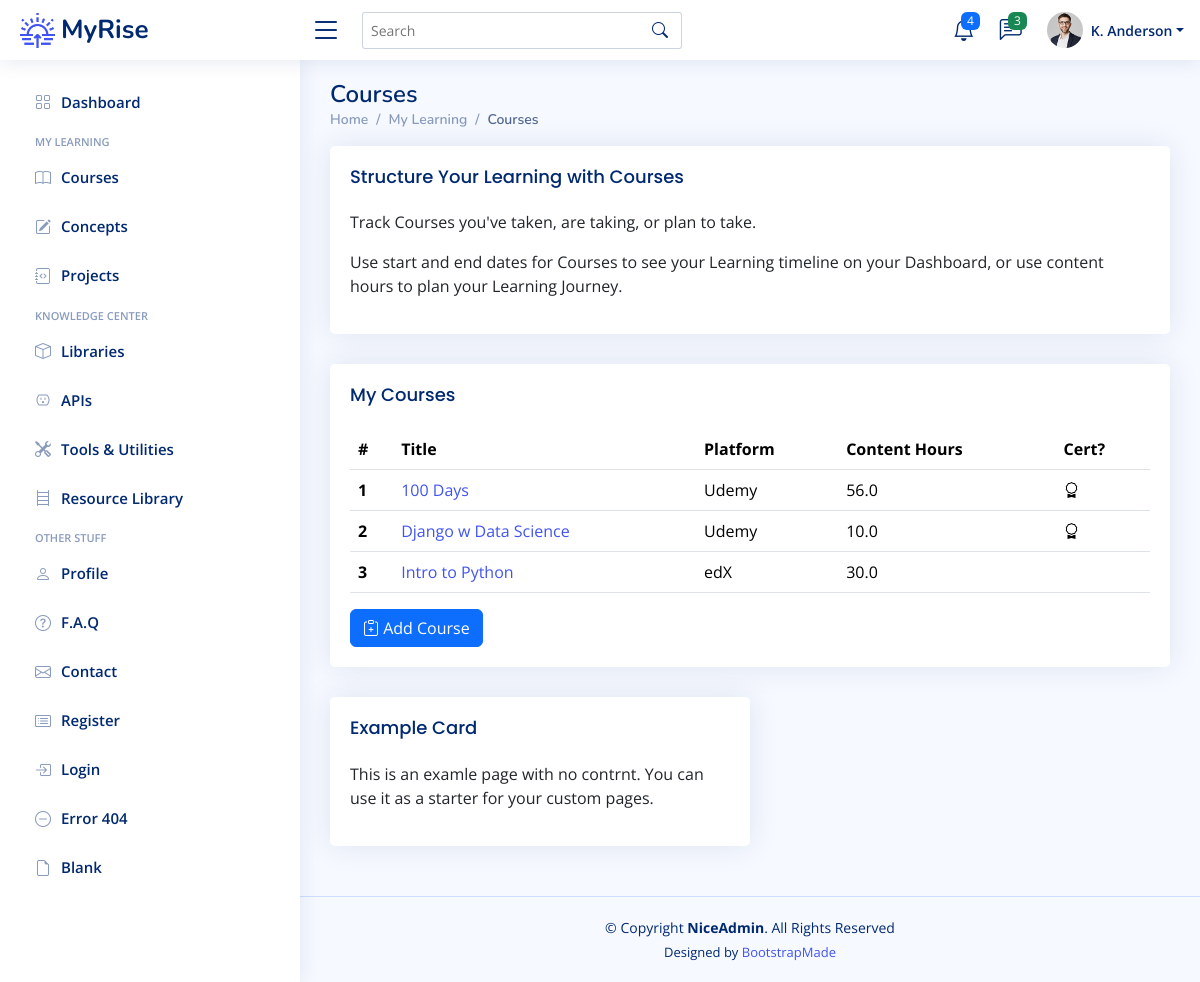
The app's page /courses, older data.
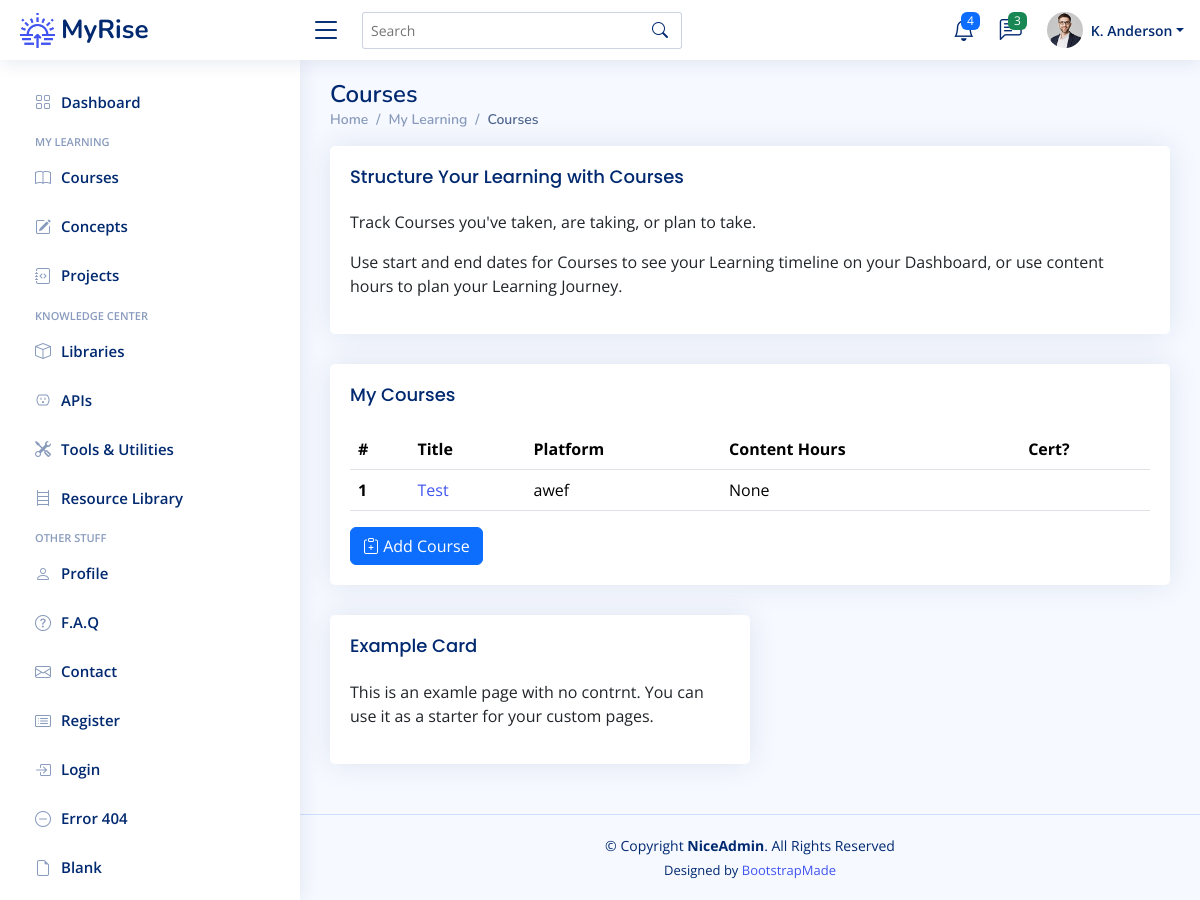
The same page, newer data.
### app/models.py (models this page shows)
class Course(db.Model):
    __tablename__ = "courses"
    id: Mapped[int] = mapped_column(Integer, primary_key=True)
    title: Mapped[str] = mapped_column(String(100), unique=True)
    platform: Mapped[str] = mapped_column(String(100))
    url: Mapped[str] = mapped_column(String(250), nullable=True)
    instructor: Mapped[str] = mapped_column(String(100))
    start: Mapped[datetime.date] = mapped_column(Date, nullable=True)
    complete: Mapped[datetime.date] = mapped_column(Date, nullable=True)
    content_hours: Mapped[float] = mapped_column(nullable=True)
    has_cert: Mapped[bool] = mapped_column(Boolean)
    date_added: Mapped[datetime.date] = mapped_column(Date, nullable=False)
    projects: Mapped[List["Project"]] = relationship(back_populates="course")

### app/routes.py (the view)
@app.route('/courses')
def courses_page():
    get_courses = db.session.execute(db.select(Course)).scalars().all()
    courses = [course for course in get_courses]
    return render_template('courses.html', courses=courses)

### app/templates/courses.html (shortened to what this page needs)
{% extends 'base.html' %}
{% from 'bootstrap5/form.html' import render_form %}
{% block content %}
	<main id="main" class="main">
    <div class="pagetitle">
      <h1>Courses</h1>
      <nav>
        <ol class="breadcrumb">
          <li class="breadcrumb-item"><a href="index.html">Home</a></li>
          <li class="breadcrumb-item">My Learning</li>
          <li class="breadcrumb-item active">Courses</li>
        </ol>
      </nav>
    </div>
	  <div class="card">
		<div class="card-body">
		  <h5 class="card-title">Structure Your Learning with Courses</h5>
		  <p>Track Courses you've taken, are taking, or plan to take.</p>
		  <p>Use start and end dates for Courses to see your Learning timeline on your Dashboard, or use content hours to plan your Learning Journey.</p>
		</div>
	  </div>
	 <div class="card">
		<div class="card-body">
		  <h5 class="card-title">My Courses</h5>
		  <table class="table table-hover">
			<thead>
			  <tr>
			    <th scope="col">#</th>
				<th scope="col">Title</th>
				<th scope="col">Platform</th>
				<th scope="col">Content Hours</th>
				<th scope="col">Cert?</th>
			  </tr>
			</thead>
			<tbody>
			{% for course in courses %}
			  <tr>
				<th scope="row">{{ course.id }}</th>
			  	<td><a href="{{ url_for('course_detail', num=course.id ) }}">{{ course.title }}</a></td>
				<td>{{ course.platform }}</td>
				<td>{{ course.content_hours }}</td>
				  {% if course.has_cert %}
				<td><i class="bi bi-award"></i></td>
				  {% else %}
				  <td></td>
				  {% endif %}
			  </tr>
			{% endfor %}
			</tbody>
		  </table>
			<a href="{{ url_for('add_new_course') }}">
		  <button type="button" class="btn btn-primary"><i class="bi bi-clipboard-plus"></i> Add Course</button>
			</a>
		</div>
	 </div>
    <section class="section">
        <div class="col-lg-6">
          <div class="card">
            <div class="card-body">
              <h5 class="card-title">Example Card</h5>
              <p>This is an examle page with no contrnt. You can use it as a starter for your custom pages.</p>
            </div>
          </div>
        </div>
    </section>
	</main>
{% endblock %}

### app/templates/base.html (shortened to what this page needs)
<!doctype html>
<html lang="en">
  <head>
	  {% block styles %}
		<link href="https://cdn.jsdelivr.net/npm/bootstrap@5.3.3/dist/css/bootstrap.min.css" rel="stylesheet">
	  	<link href="{{ url_for('static', filename='vendor/bootstrap/css/bootstrap.min.css') }}" rel="stylesheet">
	  	<link href="{{ url_for('static', filename='vendor/bootstrap-icons/bootstrap-icons.css') }}" rel="stylesheet">
	  	<link href="{{ url_for('static', filename='vendor/boxicons/css/boxicons.min.css') }}" rel="stylesheet">
	  	<link href="{{ url_for('static', filename='vendor/quill/quill.snow.css') }}" rel="stylesheet">
	  	<link href="{{ url_for('static', filename='vendor/quill/quill.bubble.css') }}" rel="stylesheet">
	  	<link href="{{ url_for('static', filename='vendor/remixicon/remixicon.css') }}" rel="stylesheet">
	  	<link href="{{ url_for('static', filename='vendor/simple-datatables/style.css') }}" rel="stylesheet">
	  	<link href="{{ url_for('static', filename='css/style.css' ) }}" rel="stylesheet">
    	{% endblock %}
  </head>
  <body>
  	{% include "heading.html" %}
    {% block content %}{% endblock %}
	{% include 'footer.html' %}
  </body>
</html>

### app/templates/heading.html (shortened to what this page needs)
{% from 'bootstrap5/nav.html' import render_nav_item %}
{% from 'bootstrap5/form.html' import render_form %}
  <header id="header" class="header fixed-top d-flex align-items-center">
    <div class="d-flex align-items-center justify-content-between">
      <a href="{{ url_for('home') }}" class="logo d-flex align-items-center">
        <img src="{{ url_for('static', filename='img/logo.png') }}" alt="sun-rise">
        <span class="d-none d-lg-block">MyRise</span>
      </a>
      <i class="bi bi-list toggle-sidebar-btn"></i>
    </div>
    <div class="search-bar">
      <form class="search-form d-flex align-items-center" method="POST" action="#">
        <input type="text" name="query" placeholder="Search" title="Enter search keyword">
        <button type="submit" title="Search"><i class="bi bi-search"></i></button>
      </form>
    </div>
    <nav class="header-nav ms-auto">
      <ul class="d-flex align-items-center">
        <li class="nav-item dropdown">
          <a class="nav-link nav-icon" href="#" data-bs-toggle="dropdown">
            <i class="bi bi-bell"></i>
            <span class="badge bg-primary badge-number">4</span>
          </a>
        </li>
        <li class="nav-item dropdown">
          <a class="nav-link nav-icon" href="#" data-bs-toggle="dropdown">
            <i class="bi bi-chat-left-text"></i>
            <span class="badge bg-success badge-number">3</span>
          </a>
        </li>
        <li class="nav-item dropdown pe-3">
          <a class="nav-link nav-profile d-flex align-items-center pe-0" href="#" data-bs-toggle="dropdown">
            <img src="{{ url_for('static', filename='img/profile-img.jpg') }}" alt="Profile" class="rounded-circle">
            <span class="d-none d-md-block dropdown-toggle ps-2">K. Anderson</span>
          </a>
        </li>
      </ul>
    </nav>
  </header>
  <aside id="sidebar" class="sidebar">
    <ul class="sidebar-nav" id="sidebar-nav">
      <li class="nav-item">
        <a class="nav-link collapsed" href="{{ url_for('home') }}">
          <i class="bi bi-grid"></i>
          <span>Dashboard</span>
        </a>
      </li>
<li class="nav-heading">My Learning</li>
	  <li class="nav-item">
        <a class="nav-link collapsed" href="{{ url_for('courses_page') }}">
          <i class="bi bi-book"></i>
          <span>Courses</span>
        </a>
      </li>
	  <li class="nav-item">
        <a class="nav-link collapsed" href="{{ url_for('concepts_page') }}">
          <i class="bi bi-pencil-square"></i>
          <span>Concepts</span>
        </a>
      </li>
	  <li class="nav-item">
        <a class="nav-link collapsed" href="{{ url_for('projects_page') }}">
          <i class="bi bi-journal-code"></i>
          <span>Projects</span>
        </a>
      </li>
<li class="nav-heading">Knowledge Center</li>
	  <li class="nav-item">
        <a class="nav-link collapsed" href="{{ url_for('libraries_page') }}">
          <i class="bi bi-box"></i>
          <span>Libraries</span>
        </a>
      </li>
	  <li class="nav-item">
        <a class="nav-link collapsed" href="{{ url_for('apis_page') }}">
          <i class="bi bi-outlet"></i>
          <span>APIs</span>
        </a>
      </li>
	  <li class="nav-item">
        <a class="nav-link collapsed" href="{{ url_for('tools_page') }}">
          <i class="bi bi-tools"></i>
          <span>Tools & Utilities</span>
        </a>
      </li>
	  <li class="nav-item">
        <a class="nav-link collapsed" href="{{ url_for('resources_page') }}">
          <i class="bi bi-bookshelf"></i>
          <span>Resource Library</span>
        </a>
      </li>
	<li class="nav-heading">Other Stuff</li>
      <li class="nav-item">
        <a class="nav-link collapsed" href="users-profile.html">
          <i class="bi bi-person"></i>
          <span>Profile</span>
        </a>
      </li>
      <li class="nav-item">
        <a class="nav-link collapsed" href="pages-faq.html">
          <i class="bi bi-question-circle"></i>
          <span>F.A.Q</span>
        </a>
	  </li>
      <li class="nav-item">
        <a class="nav-link collapsed" href="pages-contact.html">
          <i class="bi bi-envelope"></i>
          <span>Contact</span>
        </a>
      </li>
      <li class="nav-item">
        <a class="nav-link collapsed" href="pages-register.html">
          <i class="bi bi-card-list"></i>
          <span>Register</span>
        </a>
      </li>
      <li class="nav-item">
        <a class="nav-link collapsed" href="pages-login.html">
          <i class="bi bi-box-arrow-in-right"></i>
          <span>Login</span>
        </a>
      </li>
      <li class="nav-item">
        <a class="nav-link collapsed" href="pages-error-404.html">
          <i class="bi bi-dash-circle"></i>
          <span>Error 404</span>
        </a>
      </li>
      <li class="nav-item">
        <a class="nav-link collapsed" href="pages-blank.html">
          <i class="bi bi-file-earmark"></i>
          <span>Blank</span>
        </a>
      </li>
    </ul>
  </aside>

### app/templates/footer.html
  <footer id="footer" class="footer">
    <div class="copyright">
      &copy; Copyright <strong><span>NiceAdmin</span></strong>. All Rights Reserved
    </div>
    <div class="credits">
      Designed by <a href="https://bootstrapmade.com/">BootstrapMade</a>
    </div>
  </footer>

### app/static/css/style.css (style rules this page uses)
:root { scroll-behavior: smooth; }
body { font-family: "Open Sans", sans-serif; background: #f6f9ff; color: #444444; }
a { color: #4154f1; text-decoration: none; }
h1, h2, h3, h4, h5, h6 { font-family: "Nunito", sans-serif; }
#main { margin-top: 60px; padding: 20px 30px; transition: all 0.3s; }
.pagetitle { margin-bottom: 10px; }
.pagetitle h1 { font-size: 24px; margin-bottom: 0; font-weight: 600; color: #012970; }
.card { margin-bottom: 30px; border: none; border-radius: 5px; box-shadow: 0px 0 30px rgba(1, 41, 112, 0.1); }
.card-title { padding: 20px 0 15px 0; font-size: 18px; font-weight: 500; color: #012970; font-family: "Poppins", sans-serif; }
.card-body { padding: 0 20px 20px 20px; }
.breadcrumb { font-size: 14px; font-family: "Nunito", sans-serif; color: #899bbd; font-weight: 600; }
.breadcrumb a { color: #899bbd; transition: 0.3s; }
.breadcrumb .breadcrumb-item::before { color: #899bbd; }
.breadcrumb .active { color: #51678f; font-weight: 600; }
.logo { line-height: 1; }
@media (min-width: 1200px) { .logo { width: 280px; } }
.logo img { max-height: 35px; margin-right: 6px; }
.logo span { font-size: 26px; font-weight: 700; color: #012970; font-family: "Nunito", sans-serif; }
.header { transition: all 0.5s; z-index: 997; height: 60px; box-shadow: 0px 2px 20px rgba(1, 41, 112, 0.1); background-color: #fff; padding-left: 20px; }
.header .toggle-sidebar-btn { font-size: 32px; padding-left: 10px; cursor: pointer; color: #012970; }
.header .search-bar { min-width: 360px; padding: 0 20px; }
.header .search-form { width: 100%; }
.header .search-form input { border: 0; font-size: 14px; color: #012970; border: 1px solid rgba(1, 41, 112, 0.2); padding: 7px 38px 7px 8px; border-radius: 3px; transition: 0.3s; width: 100%; }
.header .search-form button { border: 0; padding: 0; margin-left: -30px; background: none; }
.header .search-form button i { color: #012970; }
.header-nav ul { list-style: none; }
.header-nav>ul { margin: 0; padding: 0; }
.header-nav .nav-icon { font-size: 22px; color: #012970; margin-right: 25px; position: relative; }
.header-nav .nav-profile { color: #012970; }
.header-nav .nav-profile img { max-height: 36px; }
.header-nav .nav-profile span { font-size: 14px; font-weight: 600; }
.header-nav .badge-number { position: absolute; inset: -2px -5px auto auto; font-weight: normal; font-size: 12px; padding: 3px 6px; }
.sidebar { position: fixed; top: 60px; left: 0; bottom: 0; width: 300px; z-index: 996; transition: all 0.3s; padding: 20px; overflow-y: auto; scrollbar-width: thin; scrollbar-color: #aab7cf transparent; box-shadow: 0px 0px 20px rgba(1, 41, 112, 0.1); background-color: #fff; }
@media (min-width: 1200px) { #main, #footer { margin-left: 300px; } }
.sidebar-nav { padding: 0; margin: 0; list-style: none; }
.sidebar-nav li { padding: 0; margin: 0; list-style: none; }
.sidebar-nav .nav-item { margin-bottom: 5px; }
.sidebar-nav .nav-heading { font-size: 11px; text-transform: uppercase; color: #899bbd; font-weight: 600; margin: 10px 0 5px 15px; }
.sidebar-nav .nav-link { display: flex; align-items: center; font-size: 15px; font-weight: 600; color: #4154f1; transition: 0.3; background: #f6f9ff; padding: 10px 15px; border-radius: 4px; }
.sidebar-nav .nav-link i { font-size: 16px; margin-right: 10px; color: #4154f1; }
.sidebar-nav .nav-link.collapsed { color: #012970; background: #fff; }
.sidebar-nav .nav-link.collapsed i { color: #899bbd; }
.footer { padding: 20px 0; font-size: 14px; transition: all 0.3s; border-top: 1px solid #cddfff; }
.footer .copyright { text-align: center; color: #012970; }
.footer .credits { padding-top: 5px; text-align: center; font-size: 13px; color: #012970; }

Row changes from the older to the newer data that the page shows:
removed Course: id "2", title "Django w Data Science", platform "Udemy", content_hours "10.0", has_cert True (drawn)
removed Course: id "3", title "Intro to Python", platform "edX", content_hours "30.0", has_cert False (drawn)
changed Course id 1: title "100 Days" → "Test"; platform "Udemy" → "awef"; content_hours "56.0" → "None"; has_cert True → False (drawn)
